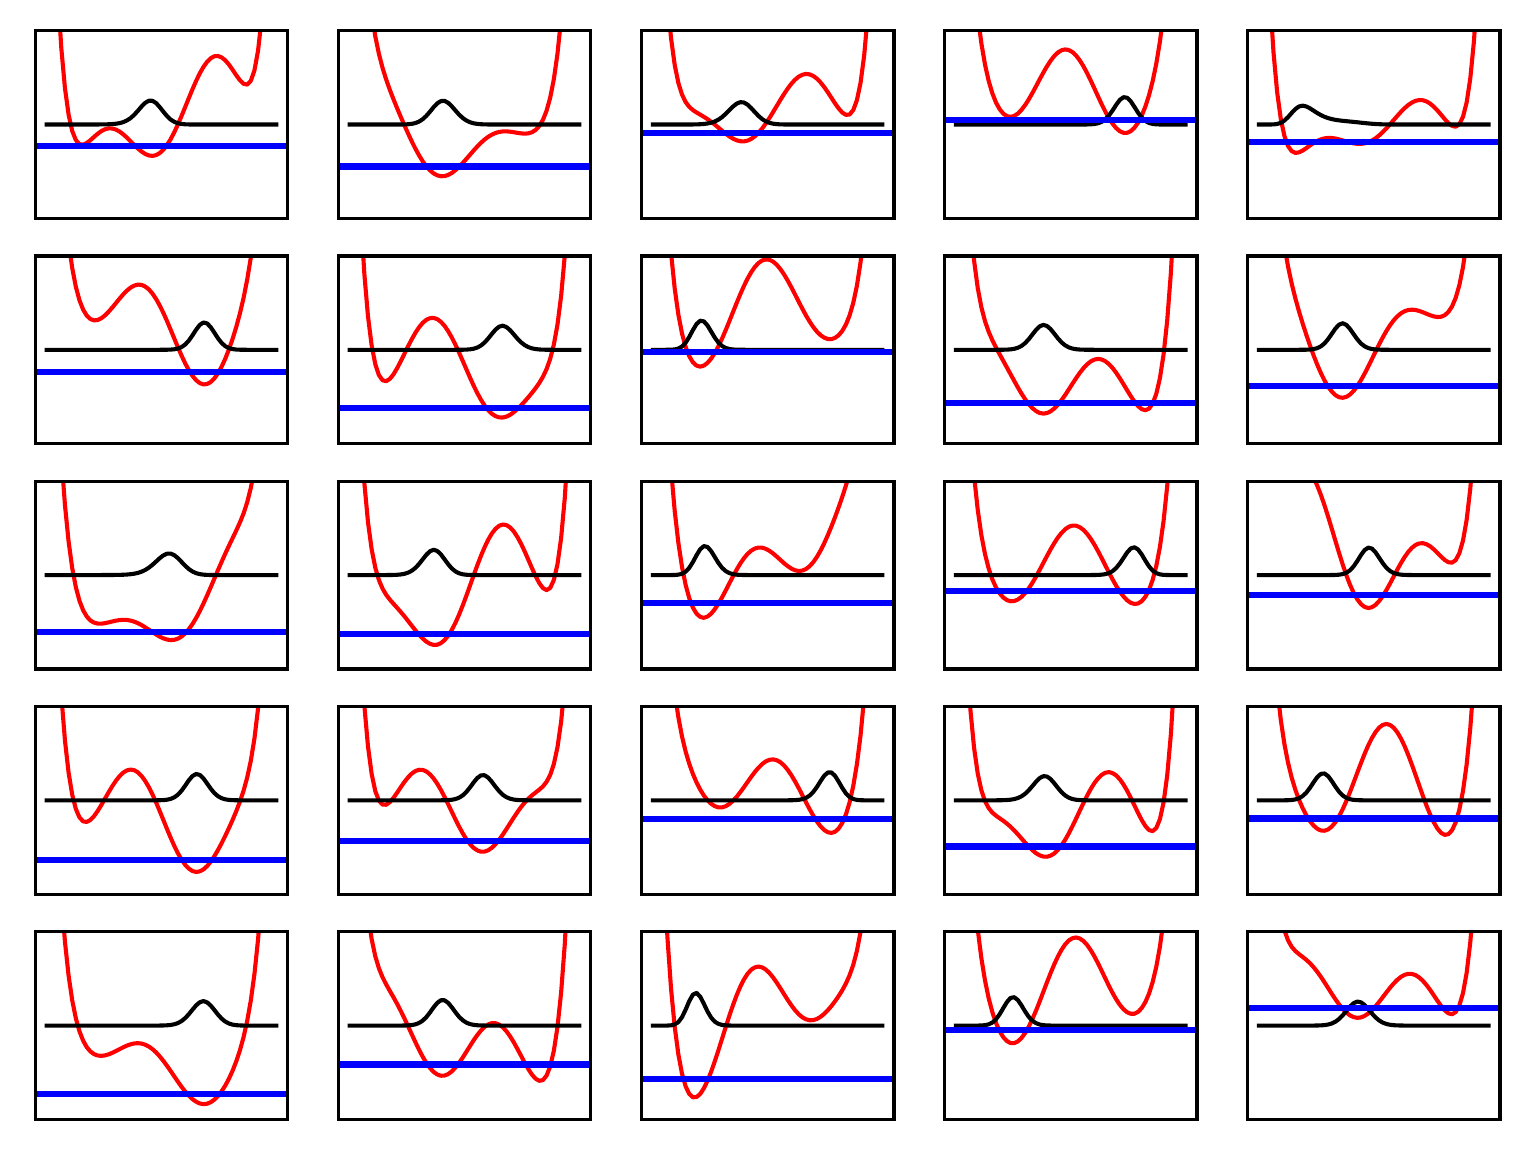

This chart was generated by the following Python code:
import pickle
import numpy as np
import scipy as sp
import matplotlib.pyplot as plt
import iDEA


def random_potential(x, L, N=3, T=0.0795, D=1e-11, seed=None):
    '''
    Function to return random potential based on a set of Fourier terms and a confining term.

    Parameters:
    x (np.array): x grid points
    L (float):    Max width of system
    N (int):      Number of cos and sin terms (default = 3)
    T (float):    Damping factor of Fourier term (default = 0.0795)
    D (float):    Damping factor of confining terms (default = 1e-11)
    seed (int):   Seed for random numbers, if None no seed will be chosen (default=None)

    Returns:
    np.array: Randomly generated potential on given x grid.
    '''

    # Create seeds.
    if seed == None:
        s1 = None
        s2 = None
    else:
        s1 = seed
        s2 = seed + 1234 # Make sure the cos and sin terms are different.

    # Begin with confining term.
    V = np.power(x, 10) * D

    # Randomly generate coefficients.
    np.random.seed(s1)
    a = (np.random.random(N) - 0.5) * 2.0 * L / 3.0
    np.random.seed(s2)
    b = (np.random.random(N) - 0.5) * 2.0 * L / 3.0

    # Add Fourier terms.
    for i in range(N):
        V += T * a[i] * np.cos((float(i) * np.pi * x) / L)
        V += T * b[i] * np.sin((float(i) * np.pi * x) / L)

    return V


def generate(grid_points, count, seed=1):
    '''
    Generate a set of 2e data for the use of ML training.

    Parameters:
    grid_points (int):  Number of x grid points
    count (int):        Max width of system
    seed (int):         Seed of the random number generation (default = 1)

    Returns:
    None
    '''

    # Plot the first 5 potentials (on large grid).
    x = np.linspace(-15.0, 15.0, 1000)
    for i in range(0, 5):
        V = random_potential(x, L=15.0, seed=seed+i)
        plt.plot(x, V)
    plt.savefig('some_potentials.pdf')
    plt.gcf().clear()

    # Set up system.
    x = np.linspace(-15, 15, 100)
    v_ext = lambda x: 0.0*x
    v_int = iDEA.interactions.softened_interaction
    s = iDEA.system.System(x, v_ext(x), v_int(x), NE=1, spin='u')

    # Check the parameters look reasonable.
    s.check() 

    # Initialise the lists.
    data_V = []
    data_E = []
    data_density = []

    # Generating the dataset.
    print('Generating {} entries:'.format(count))
    print('Progress:', end="", flush=True)
    for i in range(0, count):
        print('{0},'.format(i+1), end="", flush=True)

        # Generate the random potential.
        V = random_potential(s.x, L=15.0, seed=seed+i)

        # assign the random potential to the system
        s.v_ext = V

        # Solve the 1 electron system.
        orbitals, energies = iDEA.non_interacting.solve_states(s)
        density = iDEA.non_interacting.charge_density(s, orbitals)
        E = energies[0]

        # Add the data.
        data_V.append(V)
        data_E.append(E)
        data_density.append(density)

    # Convert to np array.
    data_V = np.array(data_V)
    data_E = np.array(data_E)
    data_density = np.array(data_density)

    # Save dataset.
    pickle.dump(data_V, open('V.db', 'wb'))
    pickle.dump(data_E, open('E.db', 'wb'))
    pickle.dump(data_density, open('density.db', 'wb'))
    print()

    # Plot some Densities.
    f, sub = plt.subplots(5,5)
    k = 0
    for i in range(5):
        for j in range(5):
            sub[i,j].plot(s.x, data_V[k,:], label='$V(x)$', color='red', linestyle='solid', linewidth=1.0)
            sub[i,j].plot(s.x, data_density[k,:], label='$n(x)$', color='black', linestyle='solid', linewidth=1.0)
            sub[i,j].axhline(y=data_E[k], color='b')
            sub[i,j].axis(ymin=-1.0,ymax=1.0)
            sub[i,j].tick_params(axis='both', which='both', bottom='off', top='off', labelbottom='off', right='off', left='off', labelleft='off')
            sub[i,j].set_xticklabels([])
            sub[i,j].set_yticklabels([])
            sub[i,j].set_xticks([], [])
            sub[i,j].set_yticks([], [])
            k = k + 1
    plt.savefig('data.pdf')
    plt.gcf().clear()


if __name__ == '__main__':
    generate(64, count=100000, seed=1)
